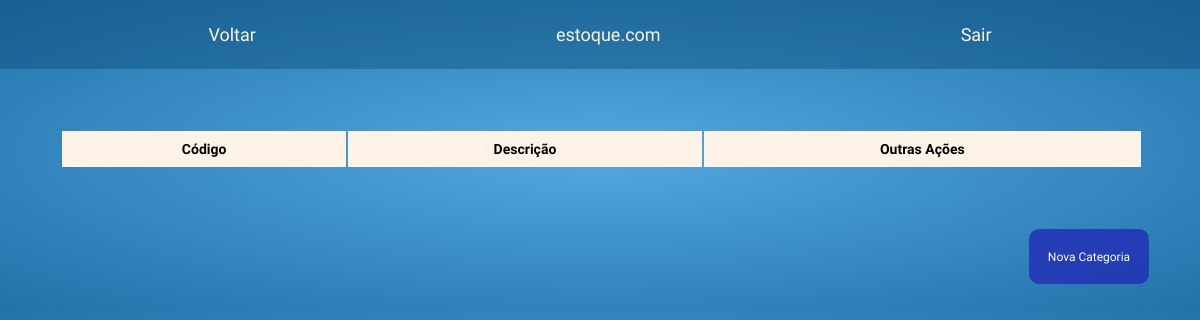
Before: /TipoProduto/listaTipoProd.php (signed in) with the older database file.
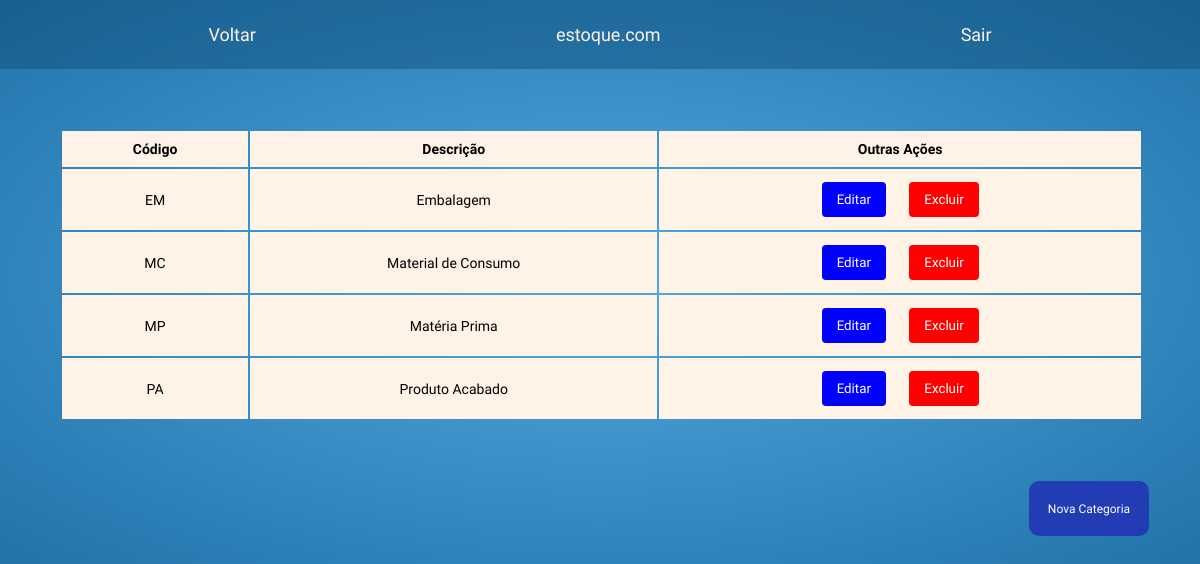
After: the same page with the newer database file.
### tables this page shows
create table Tipo_Produto
	(
		codigo varchar(7) not null primary key,
		descricao varchar(20) not null
	);

### TipoProduto/listaTipoProd.php (the view, shortened to what this page needs)
<!DOCTYPE html>
<html lang="pt-br">
<head>
    <link rel="stylesheet" href="../estilos/tipoProduto/listaTipoProd.css">
</head>
<?php
if ($_SESSION['tipoUsuario'] == 1 || $_SESSION['tipoUsuario'] == 2 || $_SESSION['tipoUsuario'] == 3) {
    ?>
    <header class="cabecalho">
        <nav class="menuCabecalho">
            <a class="voltar" href="../home/homePage.php">Voltar</a>
            <p class="logo">estoque.com </p>
            <a class="sair" href="../Login/logout.php">Sair</a>
        </nav>
    </header>
    <body>
        <form>
            <table campos>
                <tr class="linha">
                    <td class="coluna">
                        <p><b>Código</b></p>
                    </td>
                    <td class="coluna">
                        <p><b>Descrição</b></p>
                    </td>
                    <?php if ($_SESSION['tipoUsuario'] == 1 || $_SESSION['tipoUsuario'] == 2) { ?>
                    <td class="coluna">
                        <p><b>Outras Ações</b></p>
                    </td>
                    <?php } ?>
                </tr>
                <?php
                require_once "../conexao.php";
                $sql = "SELECT * from tipo_produto";
                $resultado = $conexao->query($sql);
                $dados = $resultado->fetchAll(PDO::FETCH_ASSOC);
                foreach ($dados as $row) {
                    ?>
                    <tr class="linha">
                        <td class="coluna">
                            <?php
                            echo "<p>" . $row['codigo'] . "</p>
                        </td>";
                            ?>
                        <td class="coluna">
                            <?php
                            echo "<p>" . $row['descricao'] . "</p>
                        </td>";
                            ?>
                        <?php if ($_SESSION['tipoUsuario'] == 1 || $_SESSION['tipoUsuario'] == 2) { ?>
                        <td class="coluna">
                        <?php echo "<a href='editarTipoProd.php?codigo=$row[codigo]'><button class='editar' type='button'>Editar</button></a>";
                        }
                        ?>
                        <?php
                        if ($_SESSION['tipoUsuario'] == 1) {
                        echo "<a href='excluirTipoProd.php?codigo=$row[codigo]'><button class='excluir' type='button'>Excluir</button></a>";
                        }
                        ?>
                        </td>
                    </tr>
                    <?php
                }
                echo "</table></form>";
                ?>
                <?php if ($_SESSION['tipoUsuario'] == 1 || $_SESSION['tipoUsuario'] == 2) { ?>
                <form method="get" action="cadastroTipoProd.php">
                    <button class="novaCategoria" >Nova Categoria</button>
                </form>
                <?php } ?>
    </body>
    <?php
}  else header("location: ../usuarioNaoLogado.php");
?>
</html>

### estilos/tipoProduto/listaTipoProd.css (style rules this page uses)
* { margin: 0; padding: 0; box-sizing: border-box; text-decoration: none; }
.cabecalho { background-color: rgba(6, 68, 110, 0.39); display: flex; flex-direction: row; align-items: center; justify-content: space-around; padding: 24px; height: auto; }
.menuCabecalho { display: flex; gap: 300px; }
.voltar { font-family: 'Sarala', sans-serif; font-size: 18px; font-weight: 400; color: #FFF2E7; }
.sair { font-family: 'Sarala', sans-serif; font-size: 18px; font-weight: 400; color: #FFF2E7; }
.logo { font-family: 'Righteous', cursive; font-size: 18px; font-weight: 400; color: #FFF2E7; }
body { background-image: radial-gradient(rgba(40, 147, 218, 0.801), rgba(8, 99, 160, 0.897)); width: auto; height: auto; margin-top: 0%; }
form { margin-top: 5%; align-items: center; margin-left: 5%; font-size: 100%; font-family: 'Sarala', sans-serif; color: black; font: bold; }
table { width: 95%; text-align: center; }
.coluna { font-family: 'Sarala', sans-serif; font-size: 14px; padding: 10px 15px; text-align: center; }
.linha { background-color: #FFF2E7; }
button { border: none; border-radius: 4px; cursor: pointer; color: #fff; margin: 3px; padding: 10px 15px; }
.editar { font-family: 'Sarala', sans-serif; background-color: blue; }
.excluir { font-family: 'Sarala', sans-serif; background-color: red; }
.novaCategoria { font-family: 'Sarala', sans-serif; font-size: 12px; background-color: rgba(33, 43, 181, 0.781); color: #fff; border:none; border-radius: 10px; height: 55px; width: 120px; cursor: pointer; display: block; flex-direction: row; margin-left: 85%; margin-block-start: 2%; margin-block-end: 2%; }

Changed rows visible on the page:
added tipo_produto: codigo "EM", descricao "Embalagem"
added tipo_produto: codigo "MC", descricao "Material de Consumo"
added tipo_produto: codigo "MP", descricao "Matéria Prima"
added tipo_produto: codigo "PA", descricao "Produto Acabado"
